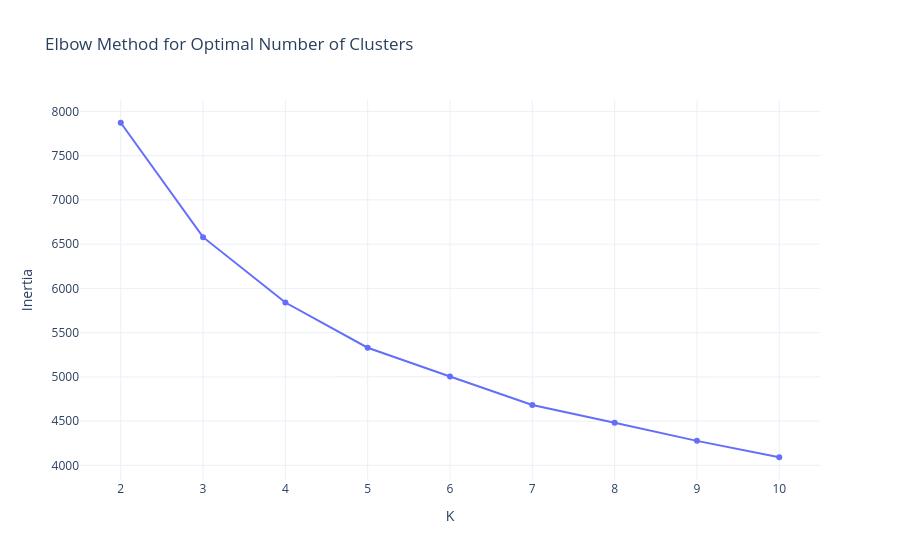

This figure's notebook cell:
### Code cell
inertia = []

k_values = range(2, 11)

for k in k_values:
    model = KMeans(
        n_clusters=k,
        random_state=42,
        n_init=10
    )
    model.fit(X)
    inertia.append(model.inertia_)

elbow_df = pd.DataFrame({
    'K': list(k_values),
    'Inertia': inertia
})

fig = px.line(
    elbow_df,
    x='K',
    y='Inertia',
    markers=True,
    title='Elbow Method for Optimal Number of Clusters'
)

fig.update_layout(template='plotly_white')
fig.show()

### Figure 1 — Plotly figure (JSON) as saved in the notebook; plotly's stock layout.template omitted (floating-point values rounded to 4 significant figures)
{"data": [{"hovertemplate": "K=%{x}<br>Inertia=%{y}<extra></extra>", "legendgroup": "", "line": {"color": "#636efa", "dash": "solid"}, "marker": {"symbol": "circle"}, "mode": "lines+markers", "name": "", "orientation": "v", "showlegend": false, "type": "scatter", "x": [2, 3, 4, 5, 6, 7, 8, 9, 10], "xaxis": "x", "y": [7872.0, 6579.0, 5840.0, 5329.0, 5004.0, 4682.0, 4482.0, 4277.0, 4092.0], "yaxis": "y"}], "layout": {"legend": {"tracegroupgap": 0}, "title": {"text": "Elbow Method for Optimal Number of Clusters"}, "xaxis": {"anchor": "y", "domain": [0, 1], "title": {"text": "K"}}, "yaxis": {"anchor": "x", "domain": [0, 1], "title": {"text": "Inertia"}}}}
